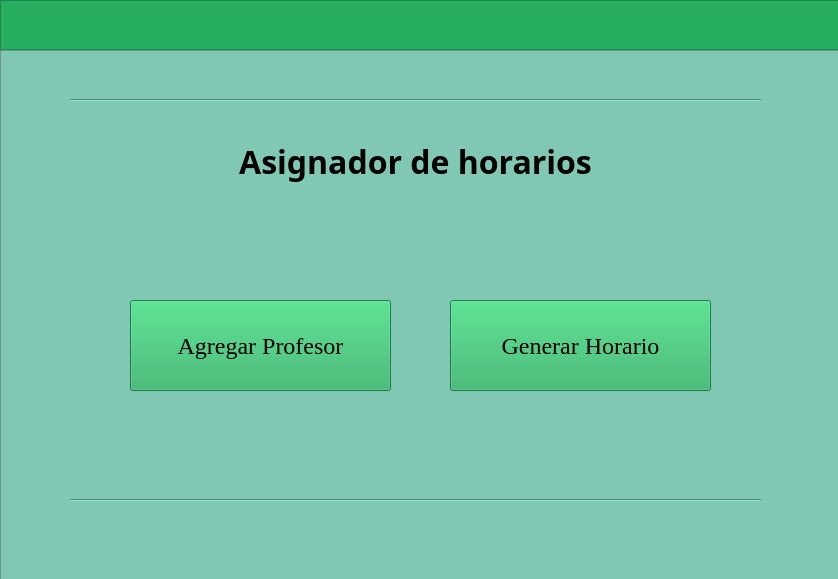
<?xml version="1.0" encoding="UTF-8"?>
<ui version="4.0">
 <class>MainWindow</class>
 <widget class="QMainWindow" name="MainWindow">
  <property name="geometry">
   <rect>
    <x>0</x>
    <y>0</y>
    <width>838</width>
    <height>579</height>
   </rect>
  </property>
  <property name="minimumSize">
   <size>
    <width>838</width>
    <height>579</height>
   </size>
  </property>
  <property name="maximumSize">
   <size>
    <width>838</width>
    <height>579</height>
   </size>
  </property>
  <property name="windowTitle">
   <string>MainWindow</string>
  </property>
  <widget class="QWidget" name="centralwidget">
   <widget class="QFrame" name="frameSuperior">
    <property name="enabled">
     <bool>true</bool>
    </property>
    <property name="geometry">
     <rect>
      <x>0</x>
      <y>0</y>
      <width>841</width>
      <height>50</height>
     </rect>
    </property>
    <property name="minimumSize">
     <size>
      <width>58</width>
      <height>42</height>
     </size>
    </property>
    <property name="maximumSize">
     <size>
      <width>16777215</width>
      <height>50</height>
     </size>
    </property>
    <property name="layoutDirection">
     <enum>Qt::LeftToRight</enum>
    </property>
    <property name="styleSheet">
     <string notr="true">background-color: rgb(39, 174, 96 );</string>
    </property>
    <property name="frameShape">
     <enum>QFrame::StyledPanel</enum>
    </property>
    <property name="frameShadow">
     <enum>QFrame::Raised</enum>
    </property>
   </widget>
   <widget class="QFrame" name="frame_2">
    <property name="geometry">
     <rect>
      <x>0</x>
      <y>50</y>
      <width>841</width>
      <height>531</height>
     </rect>
    </property>
    <property name="maximumSize">
     <size>
      <width>16777215</width>
      <height>16777215</height>
     </size>
    </property>
    <property name="font">
     <font>
      <family>Stencil</family>
     </font>
    </property>
    <property name="tabletTracking">
     <bool>true</bool>
    </property>
    <property name="layoutDirection">
     <enum>Qt::LeftToRight</enum>
    </property>
    <property name="autoFillBackground">
     <bool>false</bool>
    </property>
    <property name="styleSheet">
     <string notr="true">background-color: rgb(129, 200, 180);</string>
    </property>
    <property name="frameShape">
     <enum>QFrame::StyledPanel</enum>
    </property>
    <property name="frameShadow">
     <enum>QFrame::Raised</enum>
    </property>
    <widget class="QPushButton" name="pushButton_4">
     <property name="geometry">
      <rect>
       <x>130</x>
       <y>250</y>
       <width>261</width>
       <height>91</height>
      </rect>
     </property>
     <property name="font">
      <font>
       <family>Times New Roman</family>
       <pointsize>18</pointsize>
       <weight>50</weight>
       <bold>false</bold>
      </font>
     </property>
     <property name="styleSheet">
      <string notr="true">background-color: rgb(39, 174, 96 );</string>
     </property>
     <property name="text">
      <string>Agregar Profesor</string>
     </property>
     <property name="icon">
      <iconset>
       <normaloff>Imagenes/create-group-button_icon-icons.com_72792.png</normaloff>Imagenes/create-group-button_icon-icons.com_72792.png</iconset>
     </property>
     <property name="iconSize">
      <size>
       <width>40</width>
       <height>40</height>
      </size>
     </property>
     <property name="autoRepeat">
      <bool>false</bool>
     </property>
     <property name="autoExclusive">
      <bool>false</bool>
     </property>
     <property name="autoRepeatDelay">
      <number>300</number>
     </property>
    </widget>
    <widget class="QLabel" name="label">
     <property name="geometry">
      <rect>
       <x>210</x>
       <y>60</y>
       <width>411</width>
       <height>104</height>
      </rect>
     </property>
     <property name="maximumSize">
      <size>
       <width>16777215</width>
       <height>16777215</height>
      </size>
     </property>
     <property name="font">
      <font>
       <family>Californian FB</family>
       <weight>75</weight>
       <bold>true</bold>
      </font>
     </property>
     <property name="tabletTracking">
      <bool>true</bool>
     </property>
     <property name="styleSheet">
      <string notr="true">background-color: rgb(129, 200, 180);
</string>
     </property>
     <property name="text">
      <string>&lt;html&gt;&lt;head/&gt;&lt;body&gt;&lt;p align=&quot;center&quot;&gt;&lt;span style=&quot; font-size:24pt;&quot;&gt;Asignador de horarios&lt;/span&gt;&lt;/p&gt;&lt;/body&gt;&lt;/html&gt;</string>
     </property>
     <property name="alignment">
      <set>Qt::AlignCenter</set>
     </property>
    </widget>
    <widget class="QPushButton" name="pushButton_5">
     <property name="geometry">
      <rect>
       <x>450</x>
       <y>250</y>
       <width>261</width>
       <height>91</height>
      </rect>
     </property>
     <property name="font">
      <font>
       <family>Times New Roman</family>
       <pointsize>18</pointsize>
       <weight>50</weight>
       <bold>false</bold>
      </font>
     </property>
     <property name="styleSheet">
      <string notr="true">background-color: rgb(39, 174, 96 );</string>
     </property>
     <property name="text">
      <string>Generar Horario</string>
     </property>
     <property name="icon">
      <iconset>
       <normaloff>Imagenes/crear.png</normaloff>Imagenes/crear.png</iconset>
     </property>
     <property name="iconSize">
      <size>
       <width>40</width>
       <height>40</height>
      </size>
     </property>
    </widget>
    <widget class="Line" name="line">
     <property name="geometry">
      <rect>
       <x>70</x>
       <y>40</y>
       <width>691</width>
       <height>20</height>
      </rect>
     </property>
     <property name="sizePolicy">
      <sizepolicy hsizetype="Expanding" vsizetype="Fixed">
       <horstretch>0</horstretch>
       <verstretch>0</verstretch>
      </sizepolicy>
     </property>
     <property name="orientation">
      <enum>Qt::Horizontal</enum>
     </property>
    </widget>
    <widget class="Line" name="line_2">
     <property name="geometry">
      <rect>
       <x>70</x>
       <y>440</y>
       <width>691</width>
       <height>20</height>
      </rect>
     </property>
     <property name="sizePolicy">
      <sizepolicy hsizetype="Expanding" vsizetype="Fixed">
       <horstretch>0</horstretch>
       <verstretch>0</verstretch>
      </sizepolicy>
     </property>
     <property name="orientation">
      <enum>Qt::Horizontal</enum>
     </property>
    </widget>
   </widget>
  </widget>
 </widget>
 <resources/>
 <connections/>
</ui>
